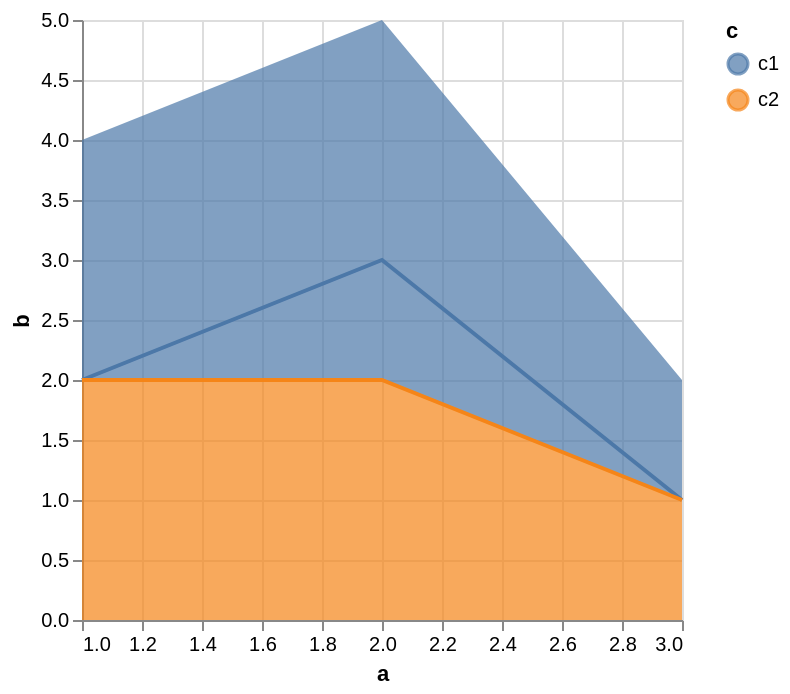

Vega-Lite specification for this chart:
### Vega-Lite specification from a JSON file in a GitHub repository (floating-point values rounded to 4 significant figures)
{"$schema": "https://vega.github.io/schema/vega-lite/v5.json", "data": {"values": [{"a": 1, "b": 2, "c": "c1"}, {"a": 2, "b": 3, "c": "c1"}, {"a": 3, "b": 1, "c": "c1"}, {"a": 1, "b": 2, "c": "c2"}, {"a": 3, "b": 1, "c": "c2"}, {"a": 2, "b": 2, "c": "c2"}]}, "layer": [{"mark": {"opacity": 0.7, "type": "area"}, "encoding": {"x": {"field": "a", "type": "quantitative"}, "y": {"field": "b", "type": "quantitative"}, "color": {"field": "c", "type": "nominal"}}}, {"mark": {"type": "line"}, "encoding": {"x": {"field": "a", "type": "quantitative"}, "y": {"field": "b", "type": "quantitative"}, "color": {"field": "c", "type": "nominal"}}}]}
